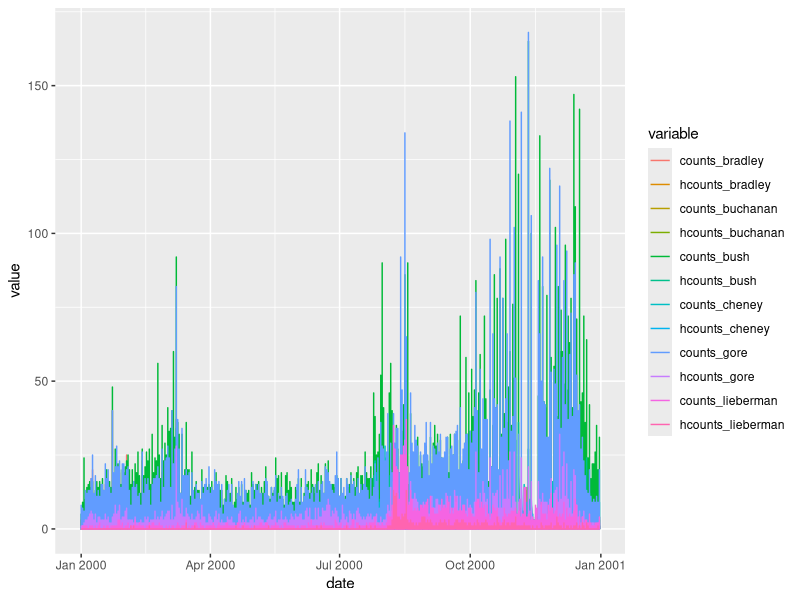

R code for this plot: (Note: this script raises an error after producing the figure.)
# Author: Monroe Gamble
# Project: RA research tasks
# Date: 10/08/2019

#** Does a campaign visit by a candidate affect the amount of newspaper coverage the candidate receives? **

##################################################
# Steps
# 1. Genearte Summary statistics 
# 2. Creat Visualization
# 3. Run Simple OLS regression
###################################################



# Load Packages ----------------------------------------
library(tidyverse)
library(reshape2)

# Set Directory ----------------------------------------

setwd('C:/Users/l1jmg03/Dropbox (FRB SF)/TEMP/SIEPR/task1')


date_fix <- function(x){
  as.Date(x, format = "%m/%d/%Y")
}

line_data <- read_csv('visits.csv') %>% 
  mutate(date = date_fix(date))


plot_line <-
line_data %>% 
  select(4, contains("counts")) %>%
  group_by(date) %>%
  melt(. , id.vars=c('date')) %>%
  as.tibble()
  
ggplot(plot_line, aes(x=date, y = value, colour = variable)) +
  geom_line()


plot_point <-
  line_data %>% 
  select(4, contains("visit")) %>%
  group_by(date) %>%
  melt(. , id.vars=c('date'), value.name = "value2") %>%
  as.tibble()

ggplot(plot_point, aes(x=date, colour = variable)) +
  geom_point()



?melt

# Load Data ----------------------------------------
raw_data <- read_csv('visits.csv') %>%
  cbind(State = state.name[match(raw_data$state,state.abb)]) %>%
  select(1,2,3, everything()) %>%
  mutate(State = tolower(State))

# Canidate Visits ----------------------------------------
view <-
raw_data %>% 
  select(-date, -county, -state, -State) %>%
  group_by(countycode) %>%
  summarise_all(funs(sum))

plot_data <- view %>% 
  melt(., id.vars = c('countycode')) %>%
  left_join(unique(raw_data[c(1,2)]), by = 'countycode') %>%
  select(-countycode) %>%
  as.tibble()

ggplot(plot_data, aes(x=county, fill = variable)) +
  geom_bar(aes(y = value), stat = 'identity', position = 'dodge') +
  scale_y_continuous(expand = c(0,0),
                     # labels = scales::percent_format(accuracy = 1), 
                     # breaks = seq(-.55,.55,.1), 
                     #limits = c(0,500)
                     )


##########################################################################################
